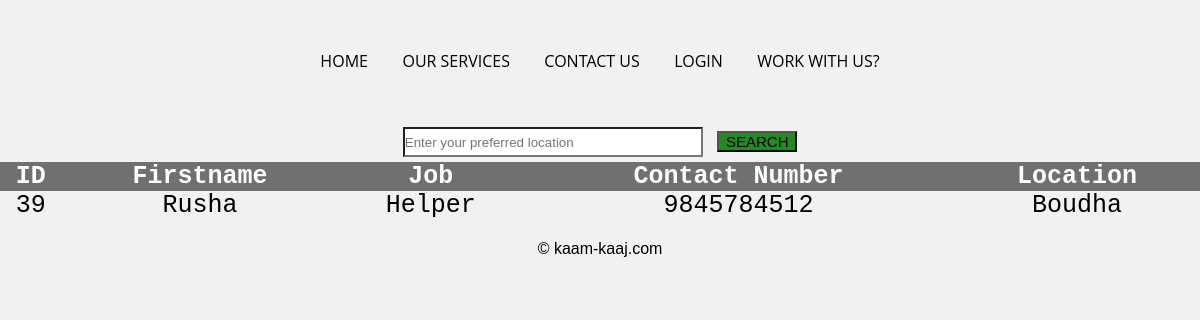
The page /helper.php on the database its author committed.
### tables this page shows
CREATE TABLE `form` (
  `ID` int(11) NOT NULL,
  `Fname` text NOT NULL,
  `Lname` text NOT NULL,
  `Uname` varchar(256) NOT NULL,
  `Password` varchar(256) NOT NULL,
  `Repassword` varchar(256) NOT NULL,
  `Job` varchar(256) NOT NULL,
  `Pnumber` bigint(255) NOT NULL,
  `Citizenship` bigint(255) NOT NULL,
  `Email` varchar(255) NOT NULL,
  `Location` varchar(255) NOT NULL
);

### helper.php (the view, shortened to what this page needs)
<?php include "nav-bar.php" ?>
<!DOCTYPE html>
<html>
		<head>
				<link rel="stylesheet" type="text/css" href="style.css">
		<html lang = "en" dir = "ltr">
		</head>
<body>
	<center>
	<div class="container5">
		<form action="searchdata-helper.php" method="POST">
		<input type="text" name="Location" placeholder="Enter your preferred location">
		<input type="submit" name="search" value="SEARCH">
	</form>
	</div>
	</center>
	<table>
		<tr>
			<th> ID </th>
			<th> Firstname </th>
			<th> Job</th>
			<th> Contact Number</th>
			<th> Location</th>
		</tr>
		<?php
		$con = mysqli_connect("localhost","root","","kaamkaaj");
		$sql= "SELECT ID, Fname, Job , Pnumber , Location from form where Job='Helper'";
		$result= $con-> query($sql);
		if($result-> num_rows >0){
			while ($row=$result-> fetch_assoc()){
				echo "<tr> <td>".$row["ID"]. "</td><td>" . $row["Fname"] . "</td> <td>".$row["Job"] ."</td><td>" . $row["Pnumber"] . "</td> <td>" . $row["Location"] . "</td> </tr>";
			}
			echo "</table>";
		}
		else {
			echo "Zero result";
		}
		?>
<div class = "footer-bottom">
      &copy; kaam-kaaj.com
    </div>
</body>
</html>

### style.css (style rules this page uses)
* { box-sizing: border-box; margin: 0; padding: 0; }
body { font-family: 'Poppins', sans-serif; background-color : #f1f1f1; }
.footer-bottom { background : #3434a40; color : black; height :50px; width : 100%; text-align : center; position : absolute; bottom : 0px; left : 0px; padding-top : 20px; position : relative; overflow : hidden; }
input[type=text] { margin: 5px; background: white; width:300px; height: 30px; position: right; }
input[value] { font-size:15px; }
input[type=submit] { margin: 5px; background: #228b22; width: 80px; height:auto; }
table { border-collapse: collapse; width:100%; color: black; font-family: monospace; font-size: 25px; text-align: center; }
table th { background-color: #707070; color:white; }
table tr:nth-child(odd) { background-color: white; }

### rows shown on the page
form: ID "39", Fname "Rusha", Job "Helper", Pnumber "9845784512", Location "Boudha"
